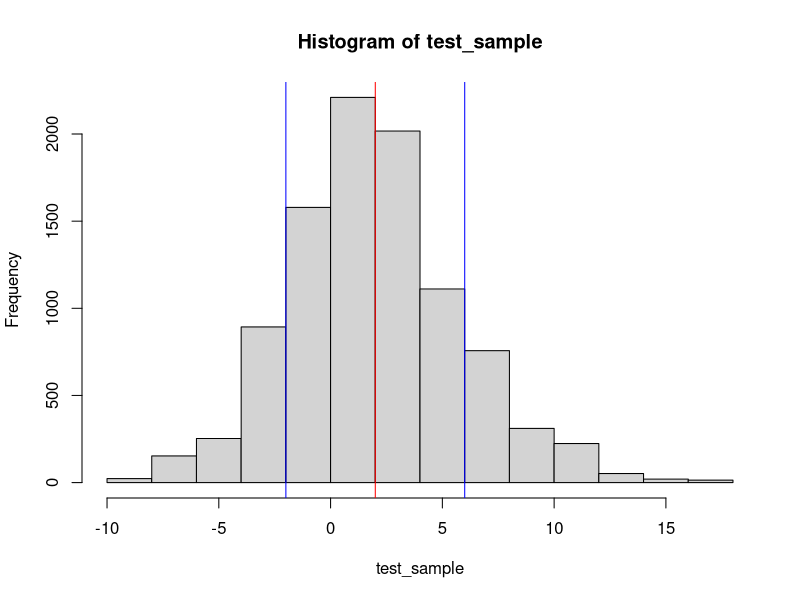
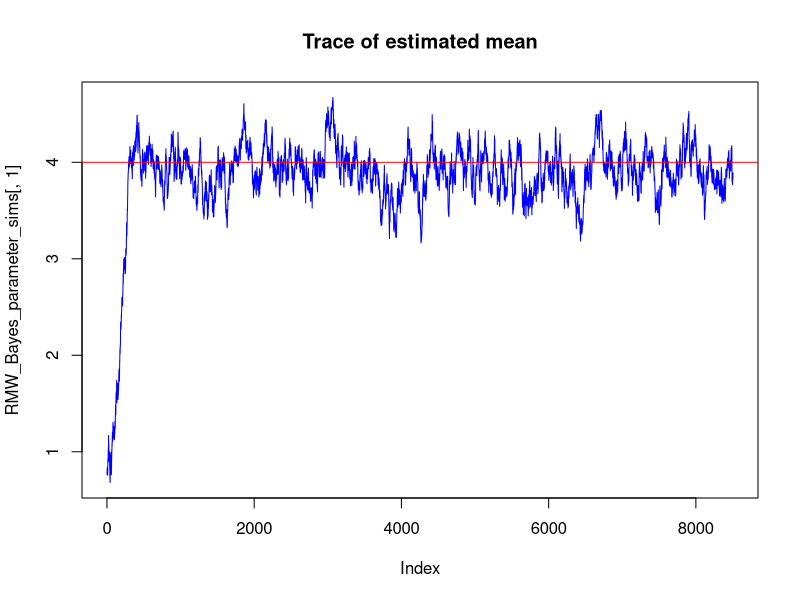
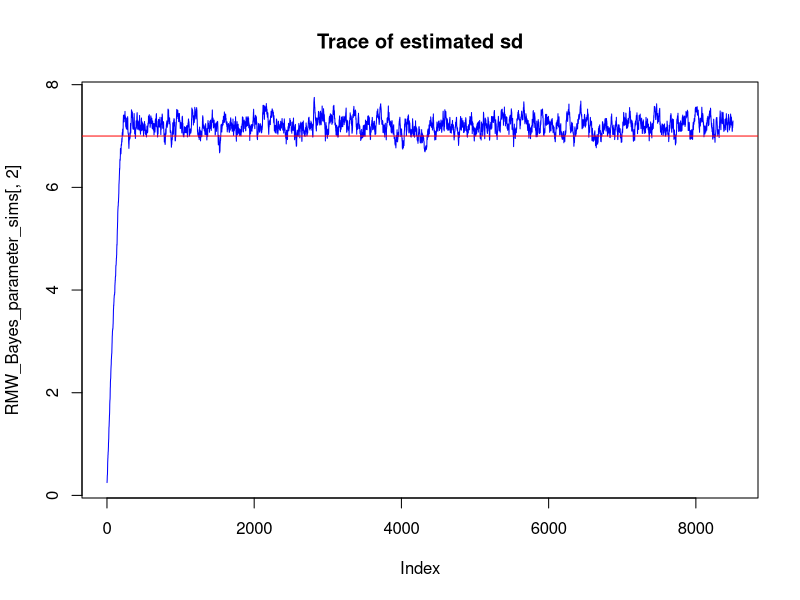

Source code (R) for these figures, in order:

# Bayes estimation with MCMC ###########################################################################################

# First define the algorithm we'll use to generate the Markov chain ####################################################

set.seed(1234)

# Random-walk Metropolis algorithm
RMW <- function(
    h,                 # possibly unnormalized pdf
    X,                 # domain of h
    steps = 1e3,       # number of steps
    step_size_var = 1, # variance of step size
    use_log = FALSE,
    update_h = NULL
) {
  
  # Find h domain dimension
  domain_dim_length <- length(dim(X))
  if (domain_dim_length > 2) stop("Domain dimension length must be 1 or 2")
  if (domain_dim_length == 0) domain_dim <- 1
  else domain_dim <- ncol(X)
  
  # Find h domain size
  if (domain_dim == 1) domain_size <- length(X)
  else domain_size <- nrow(X)
  
  # Find non-zero initiation point
  x0_found <- FALSE
  sample_range <- 1:domain_size
  while (!x0_found) {
    x0_idx <- sample(sample_range, 1)
    if (domain_dim == 1) x0 <- X[x0_idx]
    else x0 <- X[x0_idx,]
    if (class(h(x0)) != "numeric" || length(h(x0)) != 1) stop("h(X) must be a 1D numeric value")
    if (use_log) good_point <- !is.infinite(h(x0))
    else good_point <- h(x0) > 0
    if (good_point) {
      x0_found <- TRUE
      X_sim <- x0
      if (domain_dim > 1) dim(X_sim) <- c(1, domain_dim)
    } else {
      sample_range <- sample_range[sample_range != x0_idx]
      if (length(sample_range) == 0) stop("No non-zero initiation point found")
    }
  }
  
  # Initialize steps at 0
  step <- 0 
  while (step < steps) {
    
    if (domain_dim == 1) x_current <- X_sim[length(X_sim)]
    else x_current <- X_sim[nrow(X_sim),]
    
    # Generate random step
    x_next <- rnorm(domain_dim, x_current, step_size_var)
    
    # Calculate h values, i.e., posteriors of current and proposed next steps
    h_next <- h(x_next)
    h_current <- h(x_current)
    
    # Calculate acceptance probability
    if (use_log) {
      if (h_next > h_current) r <- 1
      else r <- exp(h_next - h_current)
    } else {
      r <- h_next/h_current
    }
    r <- min(1, r)
    if (is.nan(r) || is.infinite(r)) r <- 0
    
    # Accept or reject step
    if (runif(1) < r) {
      if (domain_dim == 1) X_sim <- c(X_sim, x_next)
      else X_sim <- rbind(X_sim, x_next)
      if (!is.null(update_h)) update_h <- h_next
    }
    
    # Increment step
    step <- step + 1
    
  }
  
  # Return simulated X, which will have pdf h
  return(X_sim)
  
}

# Sanity check: Round-about distribution sampling ######################################################################

# Use RMW to sample from a normal distribution with a given mean and sd
given_mean <- 2
given_sd <- 4
test_sample <- RMW(
  h = function(x) dnorm(x, given_mean, given_sd),
  X = c(0),
  steps = 1e4,
  step_size_var = 0.5
)

# Examine results to ensure this works as expected
hist(test_sample)
abline(v = given_mean, col = "red")
abline(v = given_mean + given_sd, col = "blue")
abline(v = given_mean - given_sd, col = "blue")
cat("\nmean of test sample: ", mean(test_sample), ", should be near: ", given_mean, sep = "")
cat("\nstandard deviation of test sample: ", sd(test_sample), ", should be near: ", given_sd, sep = "")

# Bayesian parameter estimation ########################################################################################
# Now use RMW in conjunction with Bayes' rule to estimate the mean and sd from an observed normal sample

# Define R6 object to conveniently store the prior and calculate updates
posterior_unnormalized_R6 <- R6::R6Class(
  "posterior_unnormalized_R6",
  public = list(
    prior = log(0.05),
    update = function(
        theta, # two-valued vector holding mean and sd
        observed_sample
      ) {
        if (theta[2] <= 0) return(-Inf)
        likelihood <- sum(dnorm(observed_sample, mean = theta[1], sd = theta[2], log = TRUE))
        return(likelihood + self$prior)
      }
  )
)

# Simulate some observations 
given_mean <- 4
given_sd <- 7
observed_sample <- rnorm(1e3, given_mean, given_sd)

# Make a new object to use in estimating/ recovering the sample parameters
posterior_unnormalized <- posterior_unnormalized_R6$new()

# Set the total number of steps to try
n_steps <- 1e4

# Run the MCMC simulation to estimate the parameters 
RMW_Bayes_parameter_sims <- RMW(
  h = function(x) posterior_unnormalized$update(x, observed_sample),
  X = array(runif(20), c(10,2)), # A few random initialization values to try
  steps = n_steps,
  step_size_var = 0.05,
  use_log = TRUE,
  update_h = posterior_unnormalized$prior
)

# Clean up results a bit
colnames(RMW_Bayes_parameter_sims) <- c("mean", "sd")

# Count steps taken
n_steps_taken <- nrow(RMW_Bayes_parameter_sims)

# Discard first 25% of steps as burn-in
RMW_Bayes_parameter_sims_end <- RMW_Bayes_parameter_sims[as.integer(n_steps_taken*0.25):n_steps_taken,]

# Examine results 
estimates <- colMeans(RMW_Bayes_parameter_sims_end)
col_quantiles <- apply(RMW_Bayes_parameter_sims_end, 2, quantile, probs = c(0.025, 0.975))
cat("\nExpected mean:", given_mean)
cat("\nEstimated mean: ", estimates[1], ", 95% CI: ", col_quantiles[1,1], " - ", col_quantiles[2,1], sep = "")
cat("\nExpected sd:", given_sd)
cat("\nEstimated sd: ", estimates[2], ", 95% CI: ", col_quantiles[1,2], " - ", col_quantiles[2,2], sep = "")
cat("\nAcceptance rate: ", n_steps_taken/n_steps)
plot(RMW_Bayes_parameter_sims[,1], col = "blue", main = "Trace of estimated mean", type = "l")
abline(h = given_mean, col = "red")
plot(RMW_Bayes_parameter_sims[,2], col = "blue", main = "Trace of estimated sd", type = "l")
abline(h = given_sd, col = "red")





